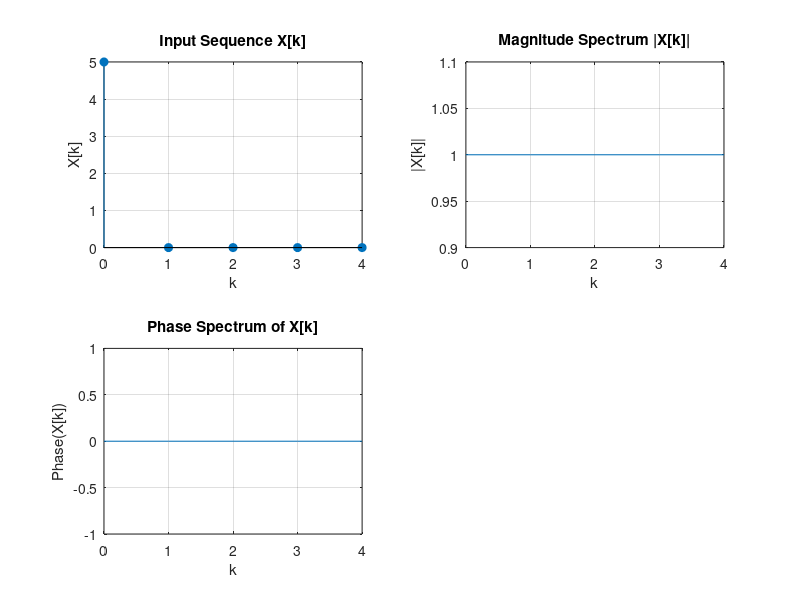

Source code (MATLAB):
clc;
clf;
close all;

N = input('Enter the value for the N point IDFT to be found: ');
j = sqrt(-1);

% Input sequence X[k]
X_k = input('Enter the sequence X[k] as a vector (e.g., [1, 2, 3, 4]): ');
L = length(X_k);

% Check if input length is greater than N
if L > N
    disp('Enter a sequence with fewer than N elements.');
    return;
elseif L < N
    % Zero-pad the sequence if it has less than N elements
    X_k = [X_k, zeros(1, N - L)];
end

% Initialize IDFT result array
x_n = zeros(1, N);

% Compute the IDFT using the formula
for n = 0 : N-1
    for k = 0 : N-1
        x_n(n+1) = x_n(n+1) + (X_k(k+1) * exp((j*2*pi*k*n)/N));
    end
    % Normalize the result
    x_n(n+1) = x_n(n+1) / N;
end

% Verify using MATLAB built-in function
y_builtin = ifft(X_k);
disp('The IDFT of the sequence X_k using MATLAB built-in ifft is:');
disp(y_builtin);

% Display the manually computed IDFT sequence
disp('The IDFT sequence (manual computation) is:');
disp(x_n);

% Compute and display the magnitude and phase spectra of X[k]
Magnitude_x_n = abs(x_n);
Phase_x_n = angle(x_n);

disp('The Magnitude spectrum of X[k] is:');
disp(Magnitude_x_n);

disp('The Phase spectrum of X[k] is:');
disp(Phase_x_n);

% Plot the input DFT sequence and IDFT results
t = 0 : N-1;

% Plot DFT sequence X(k) 
subplot(2,2,1)
stem(t, X_k, 'filled');
title('Input Sequence X[k]');
xlabel('k');
ylabel('X[k]');
grid on;

% Plot magnitude spectrum of X(k) 
subplot(2,2,2)
plot(t, Magnitude_x_n);
title('Magnitude Spectrum |X[k]|');
xlabel('k');
ylabel('|X[k]|');
grid on;

% Plot phase spectrum of X(k)
subplot(2,2,3);
plot(t, Phase_x_n);
title('Phase Spectrum of X[k]');
xlabel('k'); 
ylabel('Phase(X[k])');
grid on;